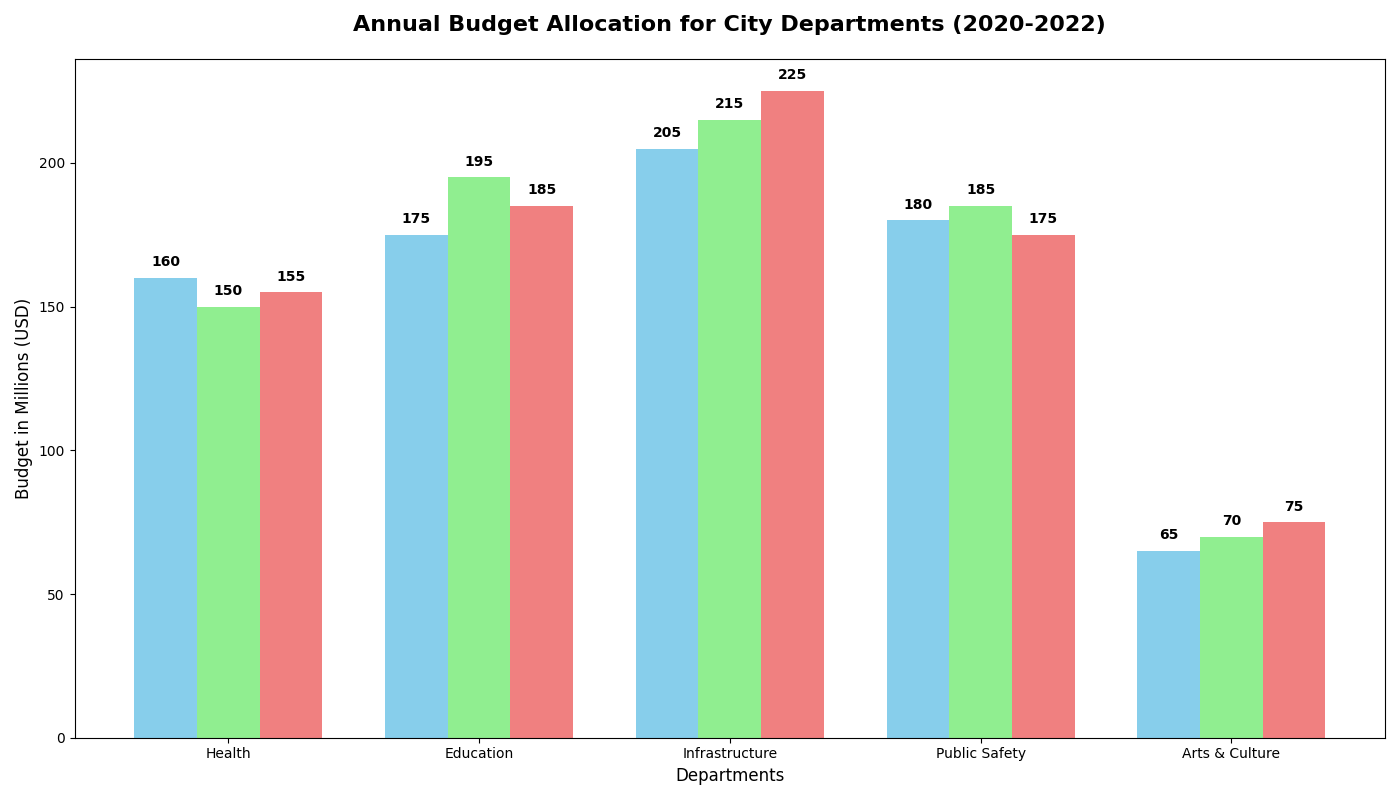

The Python source for this figure:
import matplotlib.pyplot as plt
import numpy as np

departments = ['Health', 'Education', 'Infrastructure', 'Public Safety', 'Arts & Culture']
budget_2020 = [160, 175, 205, 180, 65]
budget_2021 = [150, 195, 215, 185, 70]
budget_2022 = [155, 185, 225, 175, 75]

x = np.arange(len(departments))
width = 0.25

fig, ax = plt.subplots(figsize=(14, 8))

ax.bar(x - width, budget_2020, width, color='skyblue')
ax.bar(x, budget_2021, width, color='lightgreen')
ax.bar(x + width, budget_2022, width, color='lightcoral')

ax.set_title('Annual Budget Allocation for City Departments (2020-2022)', fontsize=16, fontweight='bold', pad=20)
ax.set_xlabel('Departments', fontsize=12)
ax.set_ylabel('Budget in Millions (USD)', fontsize=12)
ax.set_xticks(x)
ax.set_xticklabels(departments)

def add_labels(ax, bars):
    for bar in bars:
        yval = bar.get_height()
        ax.text(bar.get_x() + bar.get_width() / 2, yval + 3, f'{yval}', ha='center', va='bottom', fontsize=10, fontweight='bold')

bars_2020 = ax.bar(x - width, budget_2020, width, color='skyblue')
bars_2021 = ax.bar(x, budget_2021, width, color='lightgreen')
bars_2022 = ax.bar(x + width, budget_2022, width, color='lightcoral')

add_labels(ax, bars_2020)
add_labels(ax, bars_2021)
add_labels(ax, bars_2022)

plt.tight_layout()
plt.show()
